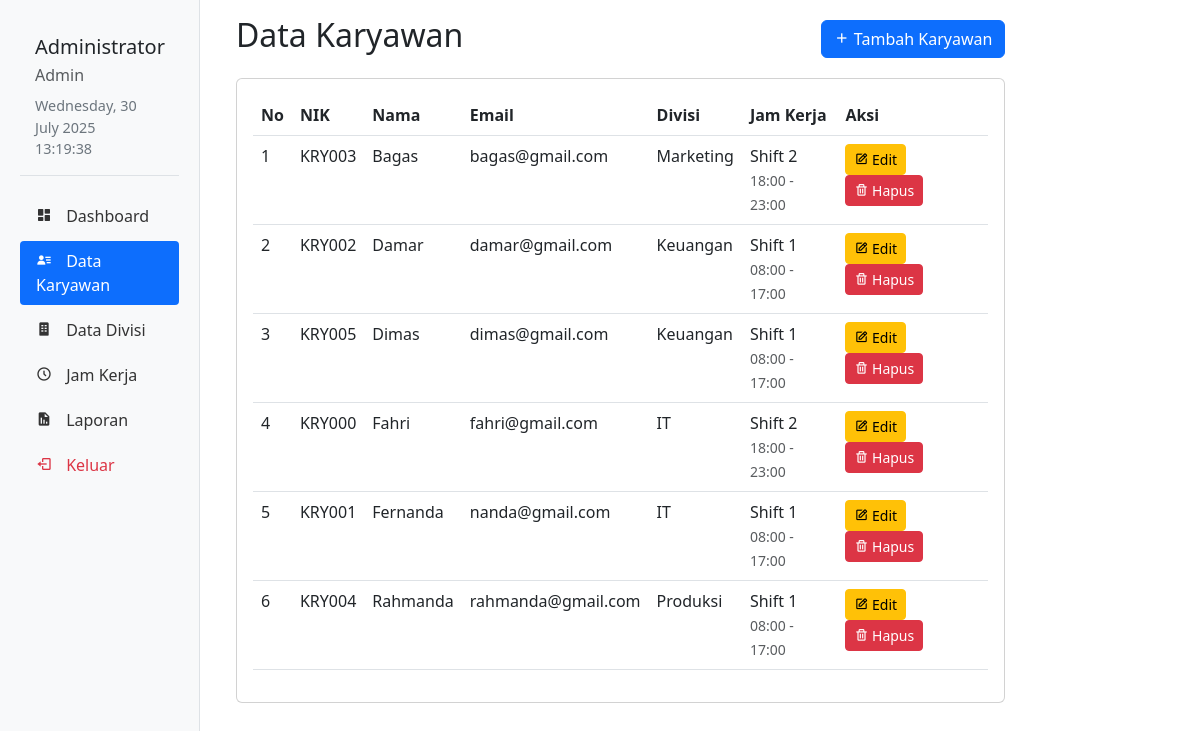
The page /ABSENSIKARYAWAN/admin/karyawan.php (signed in) on the database its author committed.
### tables this page shows
CREATE TABLE `users` (
  `id` int NOT NULL,
  `nik` varchar(20) NOT NULL,
  `nama` varchar(100) NOT NULL,
  `email` varchar(100) NOT NULL,
  `password` varchar(255) NOT NULL,
  `divisi_id` int DEFAULT NULL,
  `role` enum('admin','karyawan') NOT NULL,
  `jam_kerja_id` int DEFAULT NULL
);

CREATE TABLE `divisi` (
  `id` int NOT NULL,
  `nama_divisi` varchar(100) NOT NULL
);

CREATE TABLE `jam_kerja` (
  `id` int NOT NULL,
  `nama_shift` varchar(50) NOT NULL,
  `jam_masuk` time NOT NULL,
  `jam_pulang` time NOT NULL
);

### ABSENSIKARYAWAN/admin/karyawan.php (the view, shortened to what this page needs)
<?php
require_once '../config/database.php';
$query = "SELECT u.*, d.nama_divisi, j.nama_shift, j.jam_masuk, j.jam_pulang
          FROM users u
          LEFT JOIN divisi d ON u.divisi_id = d.id
          LEFT JOIN jam_kerja j ON u.jam_kerja_id = j.id
          WHERE u.role = 'karyawan'
          ORDER BY u.nama ASC";
$result = mysqli_query($conn, $query);
?>
<?php include '../includes/header_admin.php'; ?>
<div class="col-md-9 col-lg-10 py-3">
    <div class="container">
        <div class="d-flex justify-content-between align-items-center mb-3">
            <h2>Data Karyawan</h2>
            <button type="button" class="btn btn-primary" data-bs-toggle="modal" data-bs-target="#modalTambah">
                <i class='bx bx-plus'></i> Tambah Karyawan
            </button>
        </div>
        <div class="card">
            <div class="card-body">
                <div class="table-responsive">
                    <table class="table table-hover">
                        <thead>
                            <tr>
                                <th>No</th>
                                <th>NIK</th>
                                <th>Nama</th>
                                <th>Email</th>
                                <th>Divisi</th>
                                <th>Jam Kerja</th>
                                <th>Aksi</th>
                            </tr>
                        </thead>
                        <tbody>
                            <?php
                            $no = 1;
                            while ($row = mysqli_fetch_assoc($result)):
                            ?>
                            <tr>
                                <td><?= $no++ ?></td>
                                <td><?= $row['nik'] ?></td>
                                <td><?= $row['nama'] ?></td>
                                <td><?= $row['email'] ?></td>
                                <td><?= $row['nama_divisi'] ?></td>
                                <td>
                                    <?= $row['nama_shift'] ?><br>
                                    <small class="text-muted">
                                        <?= date('H:i', strtotime($row['jam_masuk'])) ?> -
                                        <?= date('H:i', strtotime($row['jam_pulang'])) ?>
                                    </small>
                                </td>
                                <td>
                                    <button type="button" class="btn btn-sm btn-warning"
                                            data-bs-toggle="modal"
                                            data-bs-target="#modalEdit<?= $row['id'] ?>">
                                        <i class='bx bx-edit'></i> Edit
                                    </button>
                                    <button type="button" class="btn btn-sm btn-danger"
                                            data-bs-toggle="modal"
                                            data-bs-target="#modalHapus<?= $row['id'] ?>">
                                        <i class='bx bx-trash'></i> Hapus
                                    </button>
                                </td>
                            </tr>
                            <?php endwhile; ?>
                        </tbody>
                    </table>
                </div>
            </div>
        </div>
    </div>
</div>

### rows shown on the page
users: nik "KRY003", nama "Bagas", email "bagas@gmail.com", divisi.nama_divisi "Marketing", jam_kerja.nama_shift "Shift 2", jam_kerja.jam_masuk "18:00", jam_kerja.jam_pulang "23:00"
users: nik "KRY002", nama "Damar", email "damar@gmail.com", divisi.nama_divisi "Keuangan", jam_kerja.nama_shift "Shift 1", jam_kerja.jam_masuk "08:00", jam_kerja.jam_pulang "17:00"
users: nik "KRY005", nama "Dimas", email "dimas@gmail.com", divisi.nama_divisi "Keuangan", jam_kerja.nama_shift "Shift 1", jam_kerja.jam_masuk "08:00", jam_kerja.jam_pulang "17:00"
users: nik "KRY000", nama "Fahri", email "fahri@gmail.com", divisi.nama_divisi "IT", jam_kerja.nama_shift "Shift 2", jam_kerja.jam_masuk "18:00", jam_kerja.jam_pulang "23:00"
users: nik "KRY001", nama "Fernanda", email "nanda@gmail.com", divisi.nama_divisi "IT", jam_kerja.nama_shift "Shift 1", jam_kerja.jam_masuk "08:00", jam_kerja.jam_pulang "17:00"
users: nik "KRY004", nama "Rahmanda", email "rahmanda@gmail.com", divisi.nama_divisi "Produksi", jam_kerja.nama_shift "Shift 1", jam_kerja.jam_masuk "08:00", jam_kerja.jam_pulang "17:00"

### other values the page prints
$_SESSION['nama'] "Admin"
